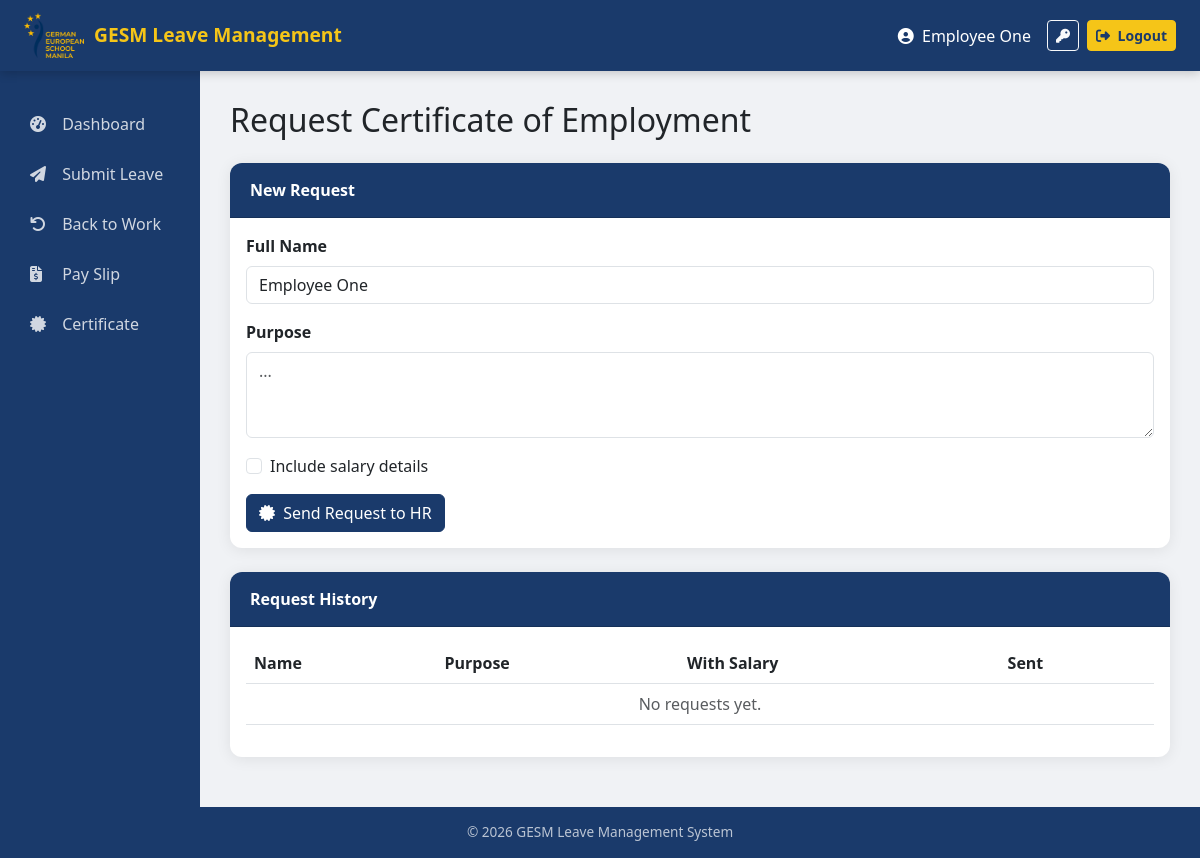
Before: /dashboard/certificate/ (signed in) with the older database file.
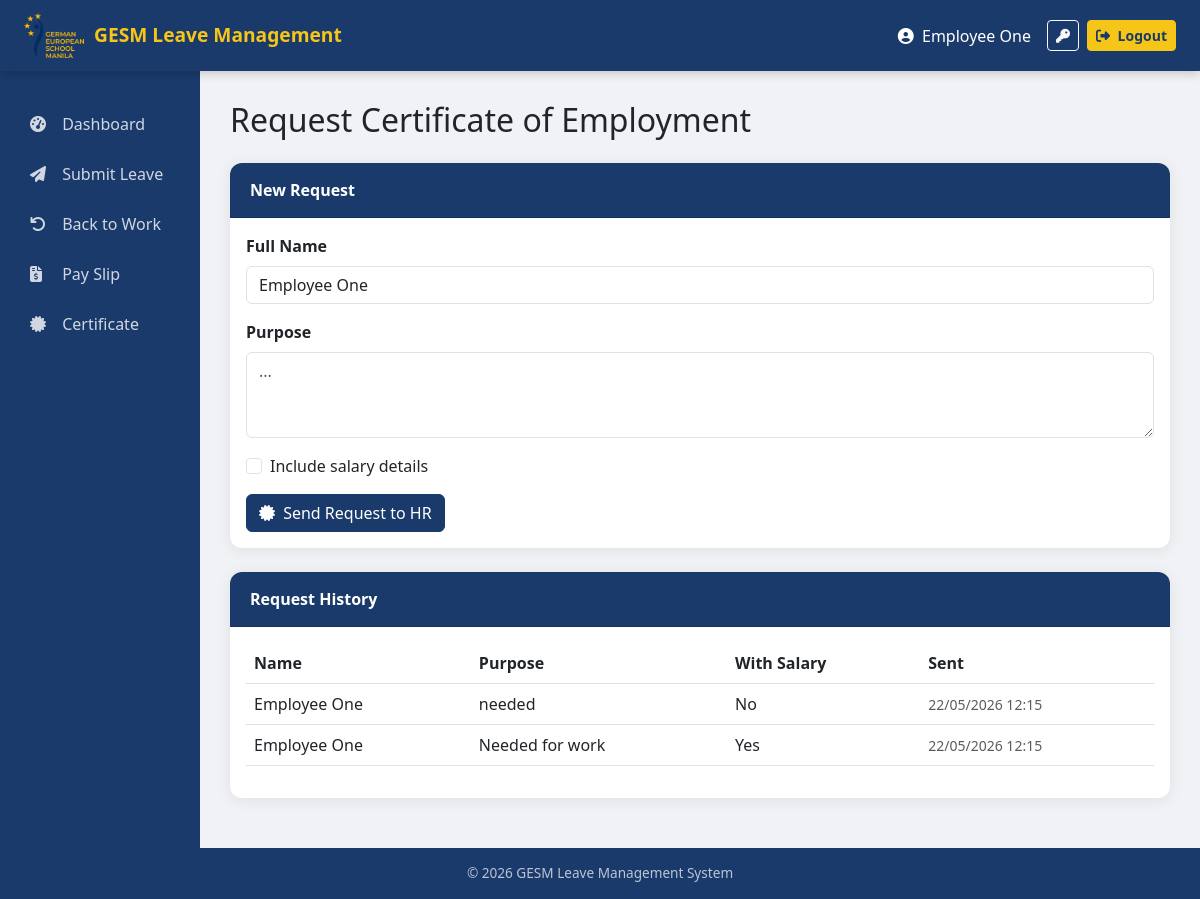
After: the same page with the newer database file.
### accounts/models.py (models this page shows, shortened)
class User(AbstractUser):
    ROLE_CHOICES = [
    ('teacher', 'Teacher'),
    ('admin', 'Admin'),
    ('head_of_department', 'Head of Department'),
    ('head_of_school', 'Head of School'),
    ('head_of_admin', 'Head of Administration'),
    ('hr', 'HR'),
    ('scheduling_team', 'Scheduling Team'),
    ('calendar_access', 'Calendar Access'),
]
    role = models.CharField(max_length=20, choices=ROLE_CHOICES)
    department = models.ForeignKey(
        'Department',
        on_delete=models.SET_NULL,
        null=True,
        blank=True,
        related_name='members'
    )
    email = models.EmailField(unique=True)
    superior = models.ForeignKey(
        'self',
        on_delete=models.SET_NULL,
        null=True,
        blank=True,
        related_name='subordinates'
    )
    is_approved = models.BooleanField(default=False)  # approuvé par HR
    is_email_verified = models.BooleanField(default=False)  # email confirmé
    email_verification_token = models.UUIDField(default=uuid.uuid4, editable=False)

### dashboard/models.py (models this page shows, shortened)
class CertificateRequest(models.Model):
    user = models.ForeignKey(settings.AUTH_USER_MODEL, on_delete=models.CASCADE)
    full_name = models.CharField(max_length=200)
    purpose = models.TextField()
    with_salary = models.BooleanField(default=False)
    sent_at = models.DateTimeField(auto_now_add=True)

### dashboard/views.py (the view, shortened to what this page needs)
# urls.py: path('certificate/', CertificateView.as_view(), name='certificate'),
class CertificateView(LoginRequiredMixin, View):
    ALLOWED_ROLES = ['teacher', 'admin', 'head_of_department', 'head_of_school', 'hr']
    def get(self, request):
        if request.user.role not in self.ALLOWED_ROLES:
            return redirect('dashboard')
        history = CertificateRequest.objects.filter(user=request.user).order_by('-sent_at')
        return render(request, 'dashboard/certificate.html', {'history': history})

### dashboard/templates/dashboard/certificate.html
{% extends 'base.html' %}
{% block content %}
<h2 class='mb-4'>Request Certificate of Employment</h2>
<div class='card mb-4'>
  <div class='card-header'>New Request</div>
  <div class='card-body'>
    <form method='post'>{% csrf_token %}
      <div class='mb-3'>
        <label class='form-label fw-bold'>Full Name</label>
        <input name='full_name' class='form-control'
          value='{{ request.user.first_name }} {{ request.user.last_name }}' required>
      </div>
      <div class='mb-3'>
        <label class='form-label fw-bold'>Purpose</label>
        <textarea name='purpose' class='form-control' rows='3'
          placeholder='...' required></textarea>
      </div>
      <div class='mb-3 form-check'>
        <input type='checkbox' class='form-check-input' name='with_salary' id='with_salary'>
        <label class='form-check-label' for='with_salary'>
          Include salary details
        </label>
      </div>
      <button type='submit' class='btn btn-primary'>
        <i class='fas fa-certificate me-1'></i> Send Request to HR
      </button>
    </form>
  </div>
</div>
<div class='card'>
  <div class='card-header'>Request History</div>
  <div class='card-body'>
    <table class='table table-hover'>
      <thead><tr>
        <th>Name</th><th>Purpose</th><th>With Salary</th><th>Sent</th>
      </tr></thead>
      <tbody>
        {% for r in history %}
        <tr>
          <td>{{ r.full_name }}</td>
          <td>{{ r.purpose }}</td>
          <td>{% if r.with_salary %}Yes{% else %}No{% endif %}</td>
<td><small class='text-muted'>{{ r.sent_at|date:'d/m/Y H:i' }}</small></td>
</tr>
{% empty %}
<tr><td colspan='4' class='text-center text-muted'>No requests yet.</td></tr>
{% endfor %}
</tbody>
</table>
</div>
</div>
{% endblock %}

### templates/base.html (shortened to what this page needs)
{% load static %}
<!DOCTYPE html>
<html lang="en">
<head>
   <link href="https://cdn.jsdelivr.net/npm/bootstrap@5.3.0/dist/css/bootstrap.min.css" rel="stylesheet">
   <link href="https://cdnjs.cloudflare.com/ajax/libs/font-awesome/6.4.0/css/all.min.css" rel="stylesheet">
</head>
<body>
<nav class="navbar navbar-expand-lg">
   <div class="container-fluid px-4">
       <a class="navbar-brand d-flex align-items-center"
          href="{% if request.user.is_authenticated %}{% url 'dashboard' %}{% else %}{% url 'login' %}{% endif %}">
           <img src="{% static 'images/logo.png' %}" alt="GESM Logo">
           <span>GESM Leave Management</span>
       </a>
       <div class="ms-auto d-flex align-items-center">
           {% if request.user.is_authenticated %}
           <span class="text-white me-3">
               <i class="fas fa-user-circle me-1"></i>
               {{ request.user.first_name }} {{ request.user.last_name }}
           </span>
           <a href="{% url 'change_password' %}" class="btn btn-outline-light btn-sm me-2"
              title="Account Settings">
               <i class="fas fa-key"></i>
           </a>
           <a href="{% url 'logout' %}" class="btn btn-warning btn-sm">
               <i class="fas fa-sign-out-alt me-1"></i> Logout
           </a>
           {% endif %}
       </div>
   </div>
</nav>
<div class="container-fluid p-0">
   <div class="row g-0">
       <div class="col-md-2 sidebar">
           <nav class="nav flex-column mt-2">
               {% if request.user.is_authenticated %}
               <a class="nav-link" href="{% url 'dashboard' %}">
                   <i class="fas fa-tachometer-alt"></i> Dashboard
               </a>
               {% if request.user.role == 'teacher' or request.user.role == 'admin' or request.user.role == 'hr' or request.user.role == 'head_of_department' %}
               <a class="nav-link" href="{% url 'submit_leave' %}">
                   <i class="fas fa-paper-plane"></i> Submit Leave
               </a>
               {% endif %}
               {% if request.user.role == 'teacher' or request.user.role == 'admin' or request.user.role == 'hr' or request.user.role == 'head_of_department' %}
               <a class="nav-link" href="{% url 'back_to_work' %}">
                   <i class="fas fa-undo"></i> Back to Work
               </a>
               {% endif %}
               {% if request.user.role == 'teacher' or request.user.role == 'admin' or request.user.role == 'hr' or request.user.role == 'head_of_department' or request.user.role == 'head_of_school' %}
               <a class="nav-link" href="{% url 'pay_slip' %}">
                   <i class="fas fa-file-invoice-dollar"></i> Pay Slip
               </a>
               <a class="nav-link" href="{% url 'certificate' %}">
                   <i class="fas fa-certificate"></i> Certificate
               </a>
               {% endif %}
               {% endif %}
           </nav>
       </div>
       <div class="col-md-10 main-content">
           {% block content %}{% endblock %}
       </div>
   </div>
</div>
<footer class="footer">
   &copy; 2026 GESM Leave Management System
</footer>
</body>
</html>

### templates/base.html (style rules this page uses)
:root { --gesm-blue: #1a3a6b; --gesm-yellow: #f5c518; --gesm-light: #f8f9fa; }
body { background-color: #f0f2f5; font-family: 'Segoe UI', sans-serif; }
.navbar { background-color: var(--gesm-blue) !important; box-shadow: 0 2px 10px rgba(0,0,0,0.2); }
.navbar-brand img { height: 45px; }
.navbar-brand span { color: var(--gesm-yellow); font-weight: 700; font-size: 1.2rem; margin-left: 10px; }
.nav-link { color: white !important; font-weight: 500; }
.sidebar { background-color: var(--gesm-blue); min-height: calc(100vh - 70px); padding-top: 20px; }
.sidebar .nav-link { color: rgba(255,255,255,0.8) !important; padding: 10px 20px; border-radius: 8px; margin: 3px 10px; transition: all 0.3s; }
.sidebar .nav-link i { width: 20px; margin-right: 8px; }
.main-content { padding: 30px; }
.card { border: none; border-radius: 12px; box-shadow: 0 2px 15px rgba(0,0,0,0.08); margin-bottom: 20px; }
.card-header { background-color: var(--gesm-blue); color: white; border-radius: 12px 12px 0 0 !important; padding: 15px 20px; font-weight: 600; }
.btn-primary { background-color: var(--gesm-blue); border-color: var(--gesm-blue); }
.btn-warning { background-color: var(--gesm-yellow); border-color: var(--gesm-yellow); color: var(--gesm-blue); font-weight: 600; }
.table thead { background-color: var(--gesm-blue); color: white; }
.footer { background-color: var(--gesm-blue); color: rgba(255,255,255,0.7); text-align: center; padding: 15px; font-size: 0.85rem; }

Changed rows visible on the page:
added CertificateRequest: full_name "Employee One", purpose "needed", with_salary "No", sent_at "22/05/2026 12:15"
added CertificateRequest: full_name "Employee One", purpose "Needed for work", with_salary "Yes", sent_at "22/05/2026 12:15"
Other visible differences:
text no longer shown: "No requests yet."
